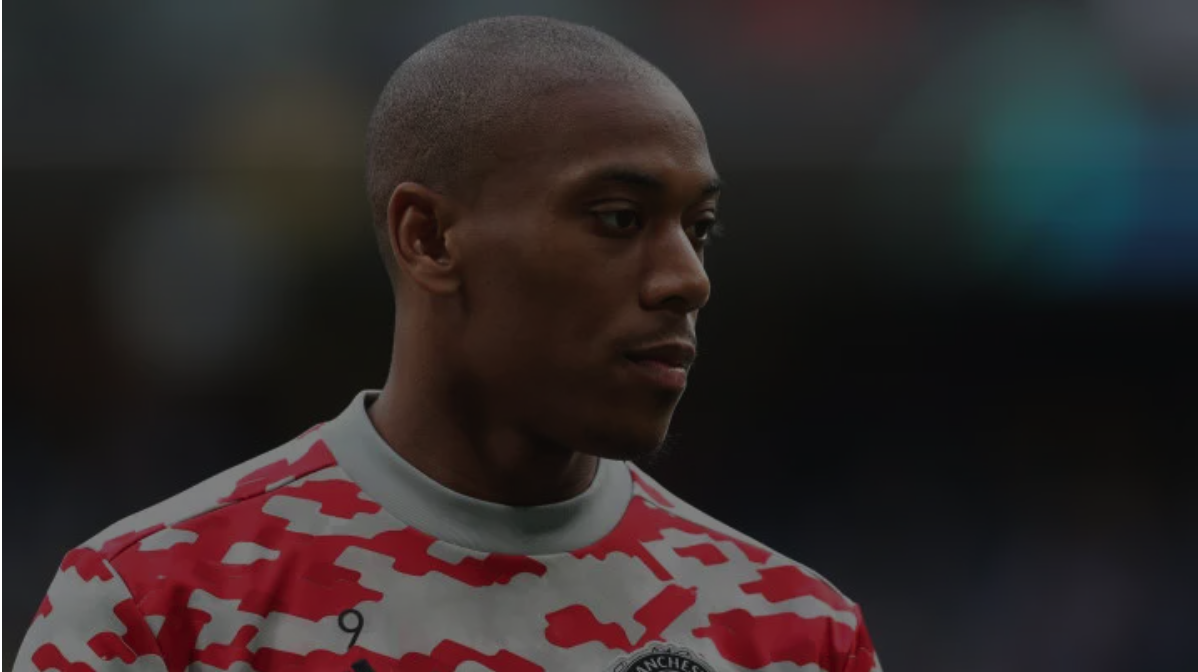
#> input picture images/trash.png, 1198 x 672 px, found by its file name
$ python p59_openCv.py
#> lines starting #> are read from the running program, lines starting #| are printed output that depends on the picture
# file: p59_openCv.py
# desc: OpenCV 활용

# OpenCV 실시간 이미지 프로세싱 라이브러리
'''
> pip3 install opencv-python
'''

import cv2

# print(cv2.__version__) # OpenCV 설치 확인용

image = cv2.imread('./images/trash.png', cv2.IMREAD_UNCHANGED) # cv2.IMREAD_GRAYSCALE -> 칼라이미지를 흑백으로 변환
#> image is the input picture: shape (672, 1198, 4); mean B, G, R, A 41.6, 41.4, 48.8, 255
gray = cv2.cvtColor(image, cv2.COLOR_BGR2GRAY) # 원본을 흑백으로 변경
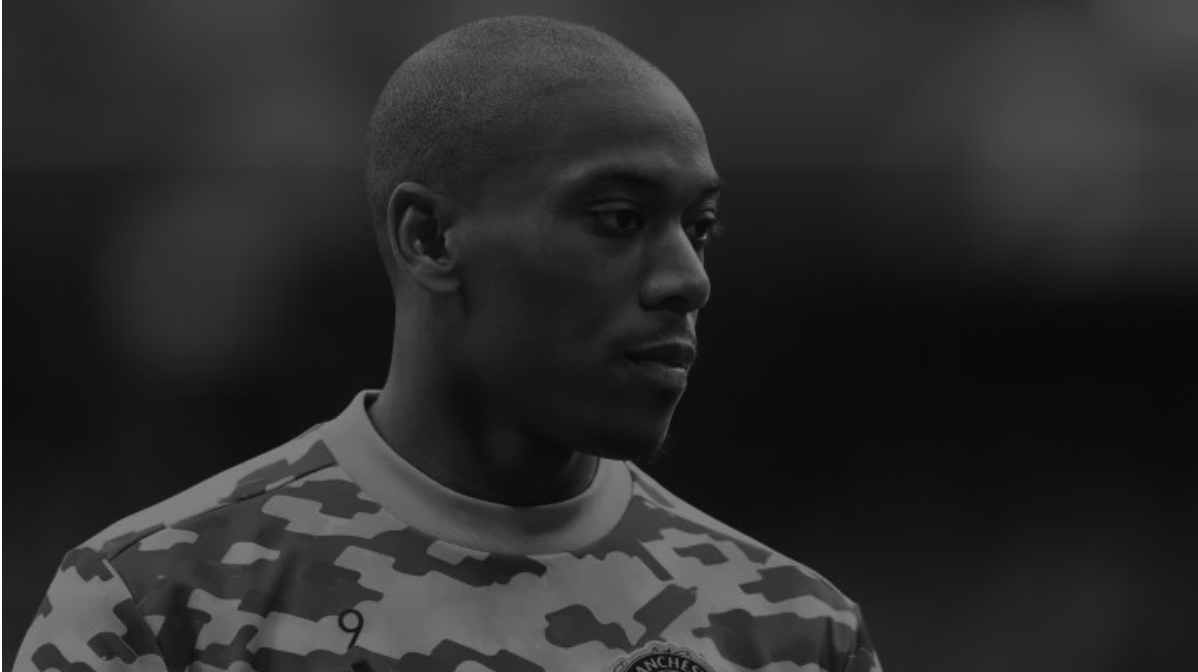
#> gray: shape (672, 1198); min 7, max 255, mean 43.6


height, width, channel = image.shape
#> height = 672; width = 1198; channel = 4
print(width, height, channel)
#| 1198 672 4

sizeSmall = cv2.resize(image, (width//2, height//2))

# img_cropped = image[:(height//2), :(width//2)] # x축, y축
img_cropped = image[:, :(width//2)] # x축을 반으로 자르기ßßß
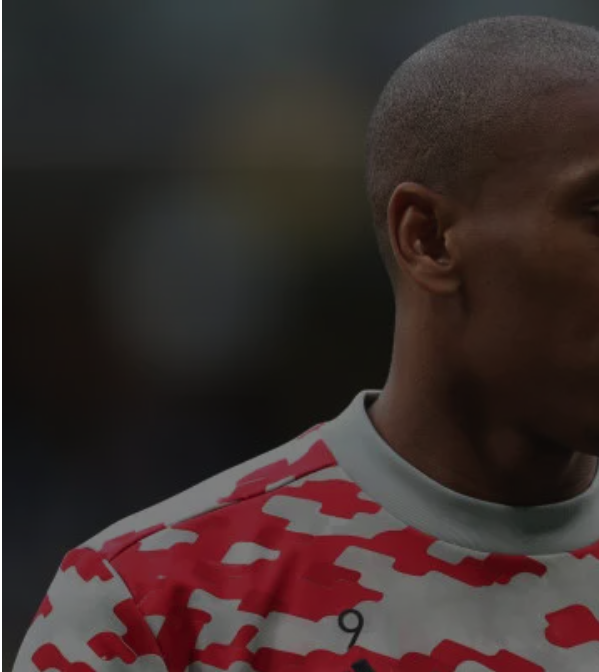
#> img_cropped: shape (672, 599, 4); mean B, G, R, A 44.2, 45.8, 58.9, 255

cv2.imshow('Antony~, color', image) # 원본
cv2.imshow('SmallTony~', sizeSmall) # 반으로 줄인 사이즈
cv2.imshow('Antony~, gray', gray) # 흑백
cv2.imshow('HalfTony~', img_cropped) # 사진 자르기

cv2.waitKey(0) #
cv2.destroyAllWindows() # 열린 창 모두 닫기
